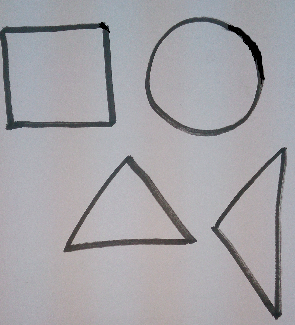
#> input picture colors.png, 295 x 325 px, given in place of colors.jpg, which was not available
$ python shapesDetection.py
#> lines starting #> are read from the running program, lines starting #| are printed output that depends on the picture; after the words box and inside, x2 and y2 are one past the last pixel; in counts of white or black regions, pixels touching at a corner belong together; long printed decimals are rounded; pictures that were not available may be replaced by others from this repository, and a replacement may not be noted
# -*- coding: utf-8 -*-
# -*- coding: utf-8 -*-
import cv2;
import numpy as np
from skimage import measure
from PIL import Image
import sys

class DSU:
	parents = list()
	GroupSize = list()
	#or: parents = []
	def __init__(self,num,initgroupsize):
		for i in range(0,num):
			self.parents.append(i)
			self.GroupSize.append(initgroupsize)
	def findParent(self,i):
		if (self.parents[i] == i):
			return i
		self.parents[i]= self.findParent(self.parents[i])
		return self.parents[i]
	def sameSet(self,x,y):
		flag=(self.findParent(x) == self.findParent(y))
		return flag
	def unionSets(self,x,y):
		maxSize=0
		parent1 = self.findParent(x)
		parent2 = self.findParent(y)
		if (parent1 == parent2):
			return self.GroupSize[parent1]
		if (self.GroupSize[parent1] >= self.GroupSize[parent2]):
			self.parents[parent2] = parent1
			self.GroupSize[parent1] += self.GroupSize[parent2]
			maxSize = self.GroupSize[parent1]
		else:
			self.parents[parent1] = parent2
			self.GroupSize[parent2] += self.GroupSize[parent1]
			maxSize = self.GroupSize[parent2]
		return maxSize
	def getSize(self,x):
		return self.GroupSize[self.findParent(x)]

	def clearClass(self):
		self.parents[:]=[]
		self.GroupSize[:]=[]


im_in = cv2.imread("colors.jpg",cv2.IMREAD_ANYCOLOR)
#> im_in is the input picture: shape (325, 295, 3); mean B, G, R 167.4, 162.8, 164.2
rows, cols,j = im_in.shape
#> rows = 325; cols = 295; j = 3
edges=cv2.Canny(im_in,100,200)
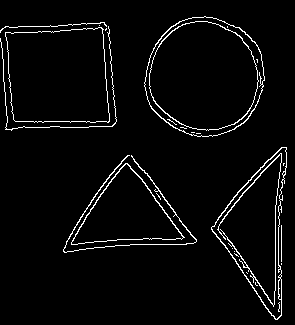
#> edges: shape (325, 295); 3.7% white in thin lines or dots
h , w = edges.shape[:2]
#> h = 325; w = 295
im_floodfill= edges.copy()
mask = np.zeros((h+2, w+2),np.uint8)
cv2.floodFill(im_floodfill, mask, (0,0), 255)
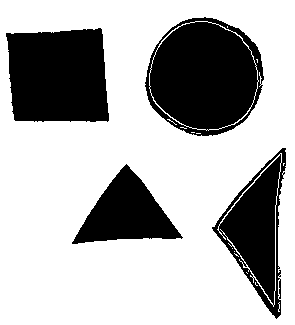
#> im_floodfill: shape (325, 295); 69.7% white; 4 black regions, box (x1, y1, x2, y2) and area: (145, 17, 264, 136) 10425, (6, 28, 109, 122) 8560, (212, 148, 286, 319) 5624, (72, 164, 183, 244) 4440
im_floodfill_inv = cv2.bitwise_not(im_floodfill)
thresh = cv2.threshold(im_floodfill_inv, 200, 255, cv2.THRESH_BINARY)[1]
L = measure.label(thresh, neighbors=8, background=0)
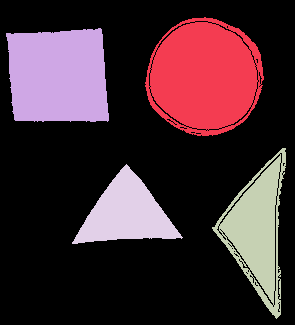
#> L: shape (325, 295) int64; 5 distinct labels, from 0 to 4; one colour per label, 0 black
print ("Number of components:", np.max(L))
#| Number of components: 4
shapesDict={'square':0,'rectangle':0,'triangle':0,'circle':0,'rhombus':0,'hexagon':0,'pentagon':0,'ellipse':0}
label_number = 1
while True:
	temp = np.uint8(L==label_number) * 255
	if not cv2.countNonZero(temp):
		break
	img = Image.new('1', (h, w))
	mynewimg = np.zeros((h, w, 3), dtype=np.uint8)
	for x in range(0,w):
		for y in range(0,h):
            		oldcol=temp[y,x]
            		mynewimg[y,x]=(oldcol,oldcol,oldcol)
	img = Image.fromarray(mynewimg, 'RGB')
	name=str(label_number)+".jpg"
	img.save(name)
	label_number += 1
#> this loop made 5 passes
#> pass 1, `temp = np.uint8(L==label_number) * 255`:
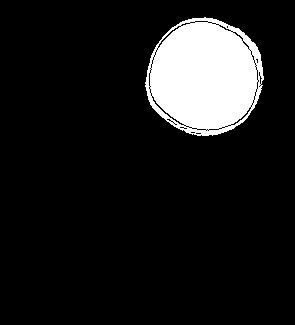
#> temp: shape (325, 295); 10.9% white; 1 white region, box (x1, y1, x2, y2) and area: (145, 17, 264, 136) 10425
#> after the loop:
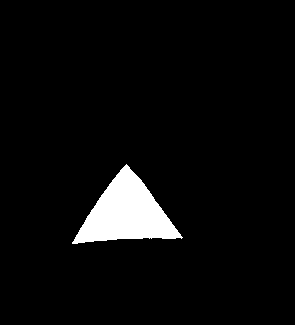
#> img: PIL image 295x325 RGB; 4.6% white; 1 white region
#> after the loop, label_number = 5

label_number = 1
while True:
	temp = np.uint8(L==label_number) * 255
	name=str(label_number)+".jpg"
	print ("the shape no: ", label_number)
	img = cv2.imread(name,0)
#> img: shape (325, 295); min 0, max 255, mean 27.7
	if not cv2.countNonZero(temp):
		break
	contours = cv2.findContours(img.copy(), cv2.RETR_EXTERNAL, cv2.CHAIN_APPROX_SIMPLE)[-2]
#> contours = 16 contours, 15 with area under 20; largest, box (x1, y1, x2, y2) and area: (144, 16, 264, 136) 11534
	c = max(contours, key=cv2.contourArea)
#> c = contour of 566 points, box (x1, y1, x2, y2) (144, 16, 264, 136), area 11534
	#print dst
	#print corners
	#print label_number
	# Now draw them
	((centerx,centery),(width,height),angle)=rect = cv2.minAreaRect(c)
#> centerx = 203.5; centery = 75.5; width = 119; height = 119; angle = -90; rect = ((203.5, 75.5), (119, 119), -90)
	#print(centerx)
	#print(centery)
	#print(height*width)
	n_white_pix = np.sum(temp == 255)
#> n_white_pix = 10425
	#print(n_white_pix)
	ratio=(height*width)/n_white_pix
#> ratio = 1.36
	ratio2=height/width
#> ratio2 = 1
	if width>height:
		width,height=height,width
	print(ratio)
#| 1.358
	print(ratio2)
#| 1.0
	if ratio>0.9 and ratio<1.2:

		#if height/width>0.9 and height/width<1.1:
		if height/width>0.8 and height/width<1.2:
			print("square")
			shapesDict['square']=shapesDict['square']+1
		else:
			print("rectangle")
			shapesDict['rectangle']=shapesDict['rectangle']+1

	else:
		#to detect whether it was rhombus,pentagon,hexagon or triangle
		#hough lines
		#print "else"
		#first take an image only of the edges of the current shape using canny
		tempedges = cv2.Canny(temp, 100, 200,apertureSize =3)
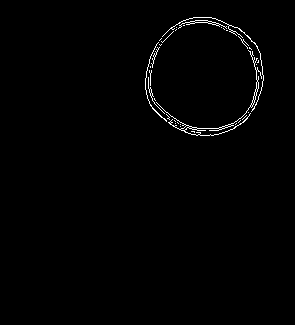
#> tempedges: shape (325, 295); 0.99% white in thin lines or dots, all inside (x1, y1, x2, y2) = (145, 17, 264, 136)
		#then get the matrix containing all rho and theta of these edges
		rho_resolution = 1
		theta_resolution = np.pi/180
		threshold =70

		hough_lines = cv2.HoughLines(tempedges, rho_resolution , theta_resolution , threshold)
#> hough_lines = None
		count=0
		if hough_lines is None:
			if height/width>0.8 and height/width<1.2:
				print("circle")
				shapesDict['circle']=shapesDict['circle']+1
			else:
				shapesDict['ellipse'] = shapesDict['ellipse']+1
				print ("ellipse")
		if hough_lines is not None:
			dim1=len(hough_lines)
			count=0
			#print "hough lines size:", dim1
			houghDSU= None
			houghDSU = DSU(dim1,1)
			for i1 in range(0,dim1):
				rho=hough_lines[i1,0,0]
				theta=hough_lines[i1,0,1]
				for j1 in range(0,dim1):
					rho1=hough_lines[j1,0,0]
					theta1=hough_lines[j1,0,1]
					diff=rho-rho1
					diff2=theta-theta1
					if(abs(diff)<13 and abs(diff2) < 0.02):
						houghDSU.unionSets(i1,j1)
			for i in range(0,dim1):
				if(houghDSU.findParent(i)==i):
					count = count +1
			houghDSU.clearClass()
		#to increase the number of shapes in the dictionary of shapes:
			if(count == 6):
				shapesDict['hexagon'] = shapesDict['hexagon']+1
				print ("hexagon")
			elif(count == 4):
				shapesDict['rhombus'] = shapesDict['rhombus']+1
				print ("rhombus")
			elif(count == 5):
				shapesDict['pentagon'] = shapesDict['pentagon']+1
				print ("pentagon")
			else:
				shapesDict['triangle'] = shapesDict['triangle']+1
				print ("triangle")
			print ("number of edges is:", count,"while it was",dim1)
	box = cv2.boxPoints(rect)
#> box = [[263, 135], [144, 135], [144, 16], [263, 16]]
	box = np.int0(box)
#> box = [[262, 134], [143, 134], [143, 16], [262, 16]]
	cv2.drawContours(img,[box],0,(255,0,0),2)
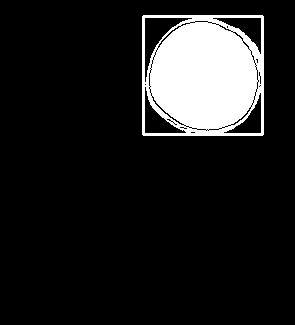
#> img: shape (325, 295); min 0, max 255, mean 31.2
	#cv2.imshow(str(label_number),img)
	label_number += 1
	temp=[]


print ("Square: ",shapesDict['square'])
print ("Rectangle: ",shapesDict['rectangle'])
print ("Triangle: ",shapesDict['triangle'])
print ("Circle: ",shapesDict['circle'])
print ("Rhombus: ",shapesDict['rhombus'])
print ("Hexa: ",shapesDict['hexagon'])
print ("Pentagon: ",shapesDict['pentagon'])
print ("Ellipse: ",shapesDict['ellipse'])
#cv2.imshow("corners",im_in)
#cv2.imshow("img1",im_floodfill_inv)
#cv2.waitKey(0)
sys.exit()
#> (the program exits here)
